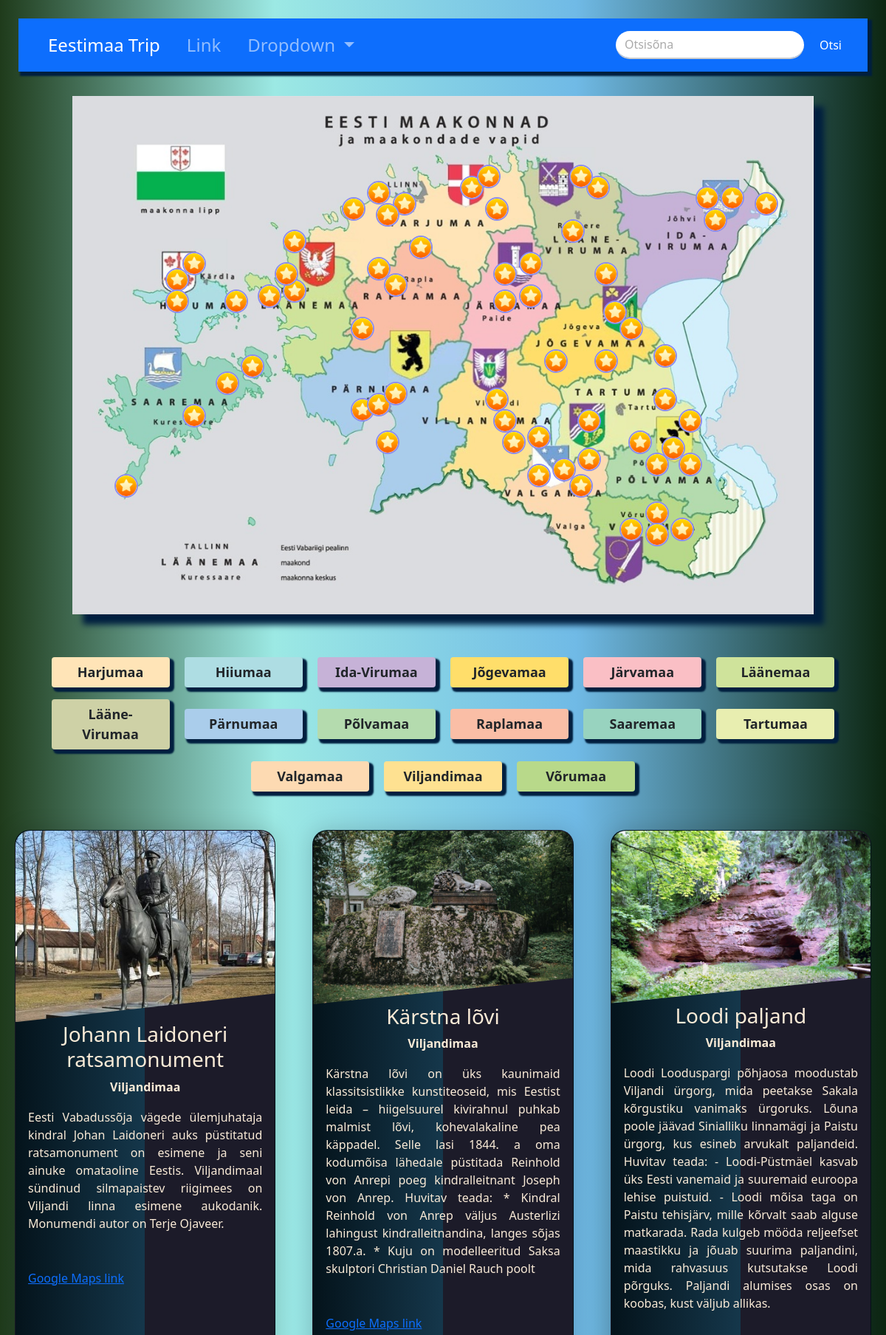
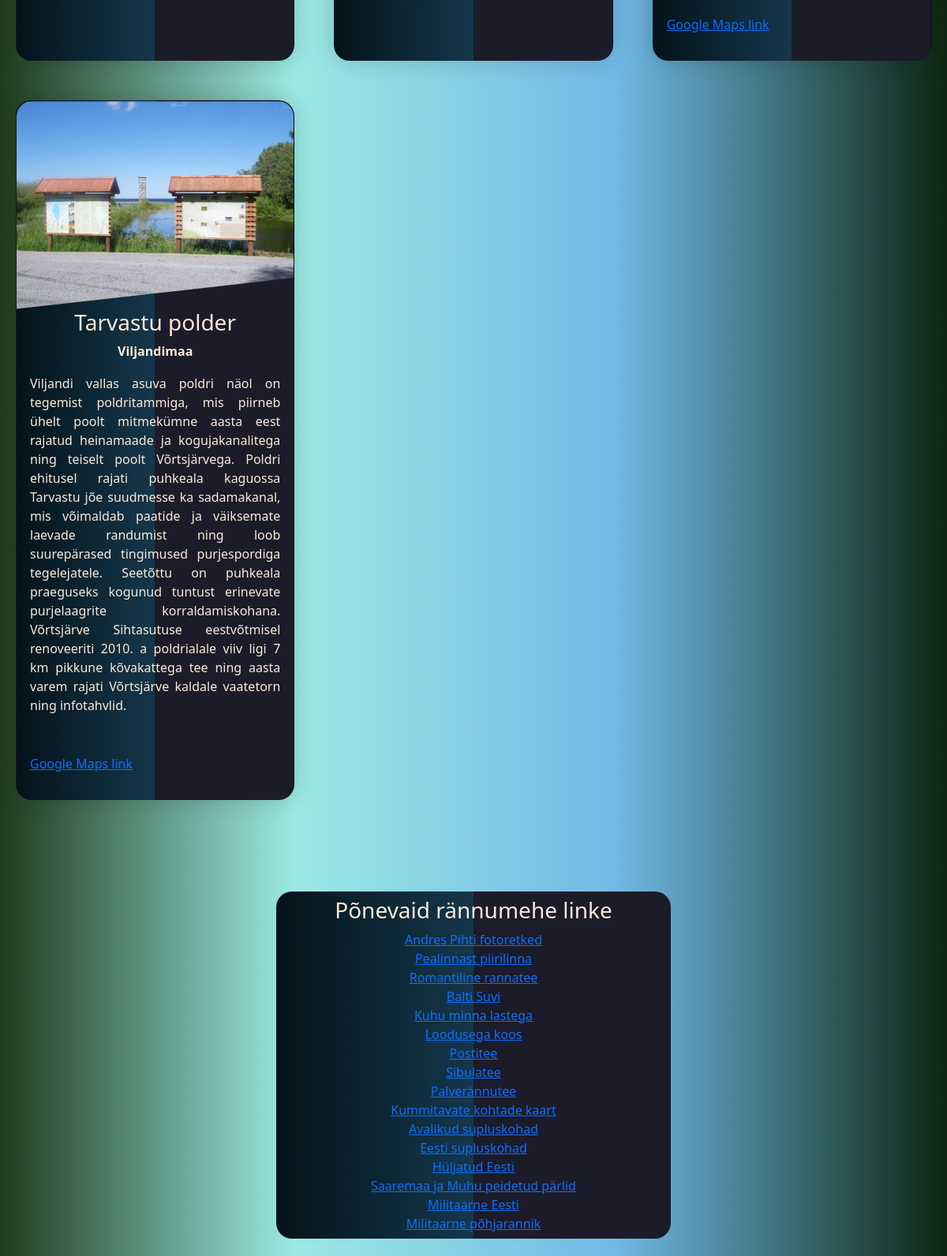
Page /vil.php (upper part) on the committed database (2 pictures, top to bottom).
### tables this page shows
CREATE TABLE `siht` (
  `id` int(11) NOT NULL,
  `tunnus` varchar(7) NOT NULL,
  `nimi` varchar(50) NOT NULL,
  `maakond` varchar(20) NOT NULL,
  `info` varchar(3000) NOT NULL,
  `asukoht` varchar(50) NOT NULL,
  `iframe` varchar(1000) NOT NULL
);

### vil.php (the view, shortened to what this page needs)
<?php
    $message_sent = false;
?>
<!DOCTYPE html>
<html lang="en">
<head>
    <link rel="stylesheet" href="css/bootstrap.min.css">
    <link rel="stylesheet" href="style/style.css">
</head>
<body>
    <nav class="navbar navbar-expand-lg navbar-dark bg-primary">
        <div class="container-fluid">
          <div class="collapse navbar-collapse" id="navbarSupportedContent">
            <ul class="navbar-nav me-auto mb-2 mb-lg-0">
              <li class="nav-item">
                <a class="nav-link active" aria-current="page" href="#">Eestimaa Trip</a>
              </li>
              <li class="nav-item">
                <a class="nav-link" href="#">Link</a>
              </li>
              <li class="nav-item dropdown">
                <a class="nav-link dropdown-toggle" href="#" id="navbarDropdown" role="button" data-bs-toggle="dropdown" aria-expanded="false">
                  Dropdown
                </a>
              </li>
            </ul>
            <form class="d-flex">
              <input class="form-control me-2 rounded-pill" type="search" placeholder="Otsisõna" aria-label="Search">
              <button class="btn btn-primary" type="submit">Otsi</button>
            </form>
          </div>
        </div>
    </nav>
<div id="body">
        <?php include 'map.php';?>
        <div id="maakonnad">
            <button type="button" class="btn" onclick="window.location.href='har.php#siht'" style="background-color: #ffe4b7;">Harjumaa</button>
            <button type="button" class="btn" onclick="window.location.href='hii.php#siht'" style="background-color: #aedde3;">Hiiumaa</button>
            <button type="button" class="btn" onclick="window.location.href='ivi.php#siht'" style="background-color: #c6b2d7;">Ida-Virumaa</button>
            <button type="button" class="btn" onclick="window.location.href='jog.php#siht'" style="background-color: #ffde6a;">Jõgevamaa</button>
            <button type="button" class="btn" onclick="window.location.href='jar.php#siht'" style="background-color: #fabfc5;">Järvamaa</button>
            <button type="button" class="btn" onclick="window.location.href='laa.php#siht'" style="background-color: #cfe39b;">Läänemaa</button>
            <button type="button" class="btn" onclick="window.location.href='lvi.php#siht'" style="background-color: #ced1a6;">Lääne-Virumaa</button>
            <button type="button" class="btn" onclick="window.location.href='par.php#siht'" style="background-color: #aacdeb;">Pärnumaa</button>
            <button type="button" class="btn" onclick="window.location.href='pol.php#siht'" style="background-color: #b4dbae;">Põlvamaa</button>
            <button type="button" class="btn" onclick="window.location.href='rap.php#siht'" style="background-color: #fabea6;">Raplamaa</button>
            <button type="button" class="btn" onclick="window.location.href='saa.php#siht'" style="background-color: #98d3bf;">Saaremaa</button>
            <button type="button" class="btn" onclick="window.location.href='tar.php#siht'" style="background-color: #e8eeb0;">Tartumaa</button>
            <button type="button" class="btn" onclick="window.location.href='val.php#siht'" style="background-color: #fddab2;">Valgamaa</button>
            <button type="button" class="btn" onclick="window.location.href='vil.php#siht'" style="background-color: #fee191;">Viljandimaa</button>
            <button type="button" class="btn" onclick="window.location.href='vor.php#siht'" style="background-color: #b8d98a;">Võrumaa</button>
        </div><br>
        <?php
        $servername = "localhost";
        $username = "root";
        $password = "";
        $dbname = "eesti_trip";
        $conn = mysqli_connect($servername, $username, $password, $dbname);
        $sql = "SELECT tunnus, nimi, maakond, info, asukoht, iframe FROM siht WHERE maakond='Viljandimaa'";
        if ($result=mysqli_query($conn,$sql)) {
            if(mysqli_num_rows($result)>0){
                echo"<div class='cards'>";
                while($row=mysqli_fetch_array($result)){
                    echo"<div class='card'>";
                    echo"<div class='card_container'>";
                    echo"<img class='location' src='img/".$row['tunnus'].".jpg' alt=''>";
                    echo"</div>";
                    echo"<div class='details'>";
                    echo"<h3>".$row['nimi']."</h3>";
                    echo"<div class='mk'><b>".$row['maakond']."</b></div>";
                    echo"<p>".$row['info']."</p>";
                    echo"<p><a target='_blank' href=".$row['asukoht'].">Google Maps link</a></p>";
                    echo"</div>";
                    echo"</div>";
                }
                echo"</div class='cards'>";
                } else {
                    echo"Kirjeid ei leitud!";
                }
        } else {
            echo "Viga: " . $sql . "<br>" . mysqli_error($conn);
        }
        ?>
        </div><br><br>
    </div><br><br>
    <?php include 'links.php';?>
    <?php
    if($message_sent):
    ?>
      <h3>Tänud, me võtame teiega ühendust!</h3>
    <?php
    else:
    ?>
    <br>
    <?php
    endif;
    ?>
</body>
</html>

### style/style.css (style rules this page uses)
:root { --boxshadow: #001f3f; --font-color: #555; --font-color-color: orange; }
body { background-color: #b3c6ce; background: linear-gradient(90deg, rgb(31, 59, 27) 0%, rgba(156,233,228,1) 31%, rgba(112,186,230,1) 65%, rgba(12,38,17,1) 100%); background-attachment: fixed; color: antiquewhite; text-align: center; }
.navbar-nav > li { margin-left:10px; margin-right:10px; font-size: x-large; }
.navbar { background-color: #001f3f; margin: 25px; padding: 10px; box-shadow: 4px 4px 2px 2px var(--boxshadow); }
.form-control { box-shadow: none; border-radius: 0; border-color: #CCC; border-width: 2px; border-style: none none solid none; }
.form-control::placeholder { color: #aaa; }
#maakonnad { margin: auto; width: 90%; display: block; }
#maakonnad > button { width: 160px; margin: 8px; font-size: large; font-weight: 600; box-shadow: 4px 4px 2px 2px var(--boxshadow); }
.cards { display: grid; grid-template-columns: repeat(auto-fit, minmax(300px,1fr)); padding: 20px; grid-gap: 50px; }
.card { text-align: justify; background: linear-gradient(90deg, rgb(4, 19, 27) 0%, rgb(21, 55, 75) 50%, rgba(28,27,41,1) 50%, rgba(28,27,41,1) 100%); border-radius: 20px; box-shadow: 0 0 30px rgba(0,0,0,0.18); transition: 0.4s; cursor: pointer; }
.mk { text-align: center; }
.card_container { position: relative; clip-path: polygon(0 0,100% 0, 100% 85%, 0 100%); }
img.location { width: 100%; display: block; border-radius: 20px 20px 0 0; }
h3 { text-align: center; }
p { padding: 17px; }

### rows in the picture
siht: tunnus (picture), nimi "Johann Laidoneri ratsamonument", maakond "Viljandimaa", info "Eesti Vabadussõja vägede ülemjuhataja kindral Johan Laidoneri auks püstitatud ratsamonument on esimene ja seni ainuke omataoline Eestis. Viljandimaal sündinud silmapaistev riigimees on Viljandi linna esimene aukodanik. Monumendi autor on Terje Ojaveer."
siht: tunnus (picture), nimi "Kärstna lõvi", maakond "Viljandimaa", info "Kärstna lõvi on üks kaunimaid klassitsistlikke kunstiteoseid, mis Eestist leida – hiigelsuurel kivirahnul puhkab malmist lõvi, kohevalakaline pea käppadel. Selle lasi 1844. a oma kodumõisa lähedale püstitada Reinhold von Anrepi poeg kindralleitnant Joseph von Anrep. Huvitav teada: * Kindral Reinhold von Anrep väljus Austerlizi lahingust kindralleitnandina, langes sõjas 1807.a. * Kuju on modelleeritud Saksa skulptori Christian Daniel Rauch poolt"
siht: tunnus (picture), nimi "Loodi paljand", maakond "Viljandimaa", info "Loodi Looduspargi põhjaosa moodustab Viljandi ürgorg, mida peetakse Sakala kõrgustiku vanimaks ürgoruks. Lõuna poole jäävad Sinialliku linnamägi ja Paistu ürgorg, kus esineb arvukalt paljandeid. Huvitav teada: - Loodi-Püstmäel kasvab üks Eesti vanemaid ja suuremaid euroopa lehise puistuid. - Loodi mõisa taga on Paistu tehisjärv, mille kõrvalt saab alguse matkarada. Rada kulgeb mööda reljeefset maastikku ja jõuab suurima paljandini, mida rahvasuus kutsutakse Loodi põrguks. Paljandi alumises osas on koobas, kust väljub allikas."
siht: tunnus (picture), nimi "Tarvastu polder", maakond "Viljandimaa", info "Viljandi vallas asuva poldri näol on tegemist poldritammiga, mis piirneb ühelt poolt mitmekümne aasta eest rajatud heinamaade ja kogujakanalitega ning teiselt poolt Võrtsjärvega. Poldri ehitusel rajati puhkeala kaguossa Tarvastu jõe suudmesse ka sadamakanal, mis võimaldab paatide ja väiksemate laevade randumist ning loob suurepärased tingimused purjespordiga tegelejatele. Seetõttu on puhkeala praeguseks kogunud tuntust erinevate purjelaagrite korraldamiskohana. Võrtsjärve Sihtasutuse eestvõtmisel renoveeriti 2010. a poldrialale viiv ligi 7 km pikkune kõvakattega tee ning aasta varem rajati Võrtsjärve kaldale vaatetorn ning infotahvlid."
